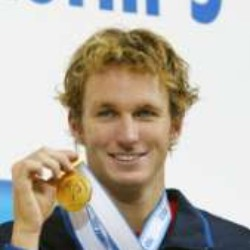
#> input picture dataset/Aaron_Peirsol_0001.jpg, 250 x 250 px; its folder holds only this picture in this run
$ python main.py
#> lines starting #> are read from the running program, lines starting #| are printed output that depends on the picture
### utils.py
import cv2 as cv
import numpy as np
from enum import Enum
import os


class PixelationLevel(Enum):
    Hard = 10
    Medium = 17
    Light = 25


class BlurLevel(Enum):
    Hard = (23, 25)
    Medium = (13, 15)
    Light = (9, 10)


def crop_face(img, face_rect, size):
    '''
    face_rect = (x, y, w, h)
    size = int
    size represents the height and width of the cropped photo
    will be centered around face_rect
    '''
    x, y, w, h = face_rect
    # [7 lines of commented-out code are left out]
    center_x = (x + x + w) // 2
    center_y = (y + y + h) // 2
    x = center_x - (size//2)
    y = center_y - (size//2)
    if x < 0:
        x = 0
    if y < 0:
        y = 0
    if x+size > 250:
        diff = x+size - 250
        x = x - diff
    if y+size > 250:
        diff = y+size - 250
        y = y - diff
    # [7 lines of commented-out code are left out]
    img = img.copy()
    crop = img[y:y+size, x:x+size]
    return crop


def create_folders(location):
    # print(location)
    folder = os.path.abspath(os.path.join(location, ".."))
    # print(folder)
    if os.path.exists(folder) == False:
        os.makedirs(folder)


def resize_and_save(file_name, size):
    '''
    save cropped images into a new folder inside of dataset

    must run via cmd prompt or terminal (not in jupyter)

    creates necessary folders
    won't save images unless folders exist
    '''
    img = cv.imread(file_name)
    # print("\nfile_name", file_name)

    face_rect = None

    try:
        face_rect = detect_face_rect(img)
    except:
        print("detect_face_rect error on file:", file_name)
        return

    # print("Face_rect:", face_rect)

    # crop photo and center acround face
    crop_img = crop_face(img, face_rect, size)

    # [8 lines of commented-out code are left out]
    save_folder = os.path.abspath(
        os.path.join(os.getcwd(), str(size)))
    # print("save path", save_folder)

    cropped_location = os.path.join(
        save_folder, file_name)
    # print("cropped_location:", cropped_location)

    # create folders for saving files
    create_folders(cropped_location)

    # save as JPG
    cv.imwrite(cropped_location, crop_img, [cv.IMWRITE_JPEG_QUALITY, 100])


def preprocess_and_save(file_name, blur_level=None, pixel_level=None, size=None):
    '''
    if size is specificed then crop around face of that size
    if no size is specificed don't crop and simpliy obfurcate sub-section

    must run via cmd prompt or terminal (not in jupyter)

    creates necessary folders
    won't save images unless folders exist
    '''
    assert blur_level is not None
    assert pixel_level is not None

    assert isinstance(pixel_level, PixelationLevel)
    assert isinstance(blur_level, BlurLevel)

    # assert pixel_level.name == PixelationLevel.name

    img = cv.imread(file_name)
    # print("\nfile_name", file_name)

    face_rect = None

    try:
        face_rect = detect_face_rect(img)
    except:
        print("detect_face_rect error on file:", file_name)
        return

    if type(size) == int:
        # crop photo and center acround face
        crop_img = crop_face(img, face_rect, size)

        # [8 lines of commented-out code are left out]
        blurred = blur_image(crop_img, (0, 0, size, size), blur_level)
        pixelated = pixelate(crop_img, (0, 0, size, size), pixel_level)

        # different save location folder for cropped images
        save_folder = os.path.abspath(os.path.join(os.getcwd(), "..", "processed", str(size)))

    else:
        # [8 lines of commented-out code are left out]
        blurred = blur_image(img, face_rect, blur_level)
        pixelated = pixelate(img, face_rect, pixel_level)

        # different save location folder for full sized images
        save_folder = os.path.abspath(
            os.path.join(os.getcwd(), "..", "processed", "250"))

    # [15 lines of commented-out code are left out]
    blurred_location = os.path.join(
        save_folder, f"{blur_level.name}_blur", file_name)

    pixelated_location = os.path.join(
        save_folder, f"{pixel_level.name}_pixelate", file_name)

    # create folders for saving files
    create_folders(blurred_location)
    create_folders(pixelated_location)

    # save as JPG
    # print(blurred_location)
    # print(pixelated_location)
    cv.imwrite(
        blurred_location, blurred, [cv.IMWRITE_JPEG_QUALITY, 100])
    cv.imwrite(pixelated_location, pixelated,
               [cv.IMWRITE_JPEG_QUALITY, 100])


def dataset_prep(dataset_location, levels, size=None):
    '''
    dataset_location = path to dataset folder
    levels = 000
    each int being a switch for a level of obfuscation
    000 no levels
    100 light
    110 light, medium
    111 all levels
    size = int
    which will represnt the size of the cropped image

    saves new pictures in a processed folder on the same level as dataset

    must run via cmd prompt or terminal (not in jupyter)
    '''
    os.chdir(dataset_location)
    # paths = os.listdir()
    # create a dir list of files exclusively
    # having folders in list will cause errors
    # paths = os.listdir()
    paths = [f for f in os.listdir() if os.path.isfile(f)]

    if size != None:
        # create a new folder of cropped unobfuscated images
        for path in paths:
            # print("path", path)
            resize_and_save(path, size)
#> in resize_and_save, img is the input picture: shape (250, 250, 3); mean B, G, R 165.9, 177.4, 184.9
#> in detect_face_rect, `gray = cv.cvtColor(in_img, cv.COLOR_RGB2GRAY)`:
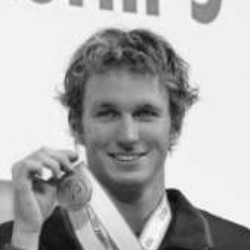
#> gray: shape (250, 250); min 8, max 254, mean 174.8
#> in detect_face_rect, `faces = cascades.detectMultiScale( gray, scaleFactor=scale_factor, min..`: faces = [[69, 68, 113, 113]]
#> in resize_and_save, `face_rect = detect_face_rect(img)`: face_rect = [69, 68, 113, 113]
#> in crop_face, `x, y, w, h = face_rect`: x = 69; y = 68; w = 113
#> in crop_face, `center_x = (x + x + w) // 2`: center_x = 125
#> in crop_face, `center_y = (y + y + h) // 2`: center_y = 124
#> in crop_face, `x = center_x - (size//2)`: x = 63
#> in crop_face, `y = center_y - (size//2)`: y = 62
#> in crop_face, `crop = img[y:y+size, x:x+size]`:
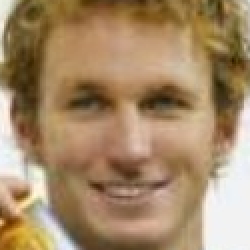
#> crop: shape (125, 125, 3) (shown 2 times larger); mean B, G, R 103.2, 136.9, 164.9

    if str(levels)[0] == "1":
        # create and save light obfuscated images
        for path in paths:
            # print("path", path)
            preprocess_and_save(path,
                                BlurLevel.Light, PixelationLevel.Light, size)
#> in preprocess_and_save, `face_rect = detect_face_rect(img)`: face_rect = [69, 68, 113, 113]
#> in blur_image, `blurred_image = cv.GaussianBlur( blurred_image[x1:x1 + w1, y1:y1 + h1]..`:
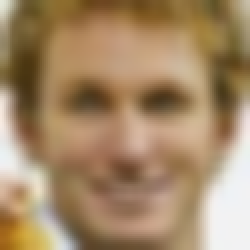
#> blurred_image: shape (125, 125, 3) (shown 2 times larger); mean B, G, R 103.1, 136.8, 164.8
#> after the loop in pixelate, `for i in range(1, len(y_steps)):`:
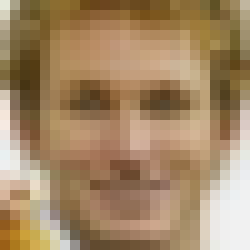
#> px_image: shape (125, 125, 3) (shown 2 times larger); mean B, G, R 102.1, 135.8, 163.9

    if str(levels)[1] == "1":
        # create and save medium obfuscated images
        for path in paths:
            # print("path", path)
            preprocess_and_save(path,
                                BlurLevel.Medium, PixelationLevel.Medium, size)
#> call 2 of pixelate, with face_rect = (0, 0, 125, 125)
#> after the loop in pixelate (call 2), `for i in range(1, len(y_steps)):`:
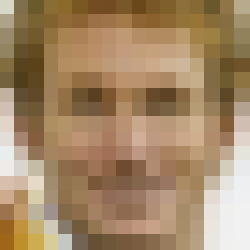
#> px_image: shape (125, 125, 3) (shown 2 times larger); mean B, G, R 102.3, 136, 164.1

    if str(levels)[2] == "1":
        # create and save hard obfuscated images
        for path in paths:
            # print("path", path)
            preprocess_and_save(path,
                                BlurLevel.Hard, PixelationLevel.Hard, size)
#> call 3 of blur_image, with face_rect = (0, 0, 125, 125)
#> in blur_image (call 3), `blurred_image = cv.GaussianBlur( blurred_image[x1:x1 + w1, y1:y1 + h1]..`:
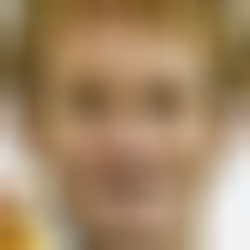
#> blurred_image: shape (125, 125, 3) (shown 2 times larger); mean B, G, R 102.9, 136.6, 164.7
#> call 3 of pixelate, with face_rect = (0, 0, 125, 125)
#> after the loop in pixelate (call 3), `for i in range(1, len(y_steps)):`:
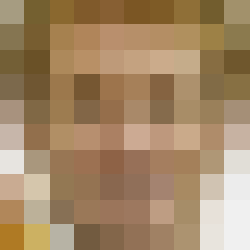
#> px_image: shape (125, 125, 3) (shown 2 times larger); mean B, G, R 102.3, 135.9, 164.1


def detect_face_rect(in_img, scale_factor=1.1, min_neighbors=3, min_size=(30, 30)):
    """
        Detects a face (only one) on an image from Faces in the Wild dataset
    :param in_img: an image
    :return: face region a rectangle as a tuple in the form {x, y, w, h)
    """
    in_img = in_img.copy()
    gray = cv.cvtColor(in_img, cv.COLOR_RGB2GRAY)
    cascades = cv.CascadeClassifier(
        f'{cv.data.haarcascades}haarcascade_frontalface_default.xml')
    faces = cascades.detectMultiScale(
        gray, scaleFactor=scale_factor, minNeighbors=min_neighbors, minSize=min_size)

    return faces[0]


def pixelate(image, face_rect, level):
    '''
    returns picture with a region pixelated
    face_rect = (x, y, w, h)
    '''
    assert isinstance(level, PixelationLevel)
    level = level.value

    px_image = image.copy()
    # divide the image region into NxN blocks
    x_steps = np.linspace(
        face_rect[0], face_rect[0] + face_rect[2], level + 1, dtype="int")
    y_steps = np.linspace(
        face_rect[1], face_rect[1] + face_rect[3], level + 1, dtype="int")
    # loop over the blocks in both the x and y direction
    for i in range(1, len(y_steps)):
        for j in range(1, len(x_steps)):
            # compute the starting and ending (x, y)-coordinates
            # for the current block
            start_x = x_steps[j - 1]
            start_y = y_steps[i - 1]
            end_x = x_steps[j]
            end_y = y_steps[i]
            # extract the ROI using NumPy array slicing, compute the
            # mean of the ROI, and then draw a rectangle with the
            # mean RGB values over the ROI in the original image
            roi = px_image[start_y:end_y, start_x:end_x]
            (B, G, R) = [int(x) for x in cv.mean(roi)[:3]]
            cv.rectangle(px_image, (start_x, start_y), (end_x, end_y),
                         (B, G, R), -1)
    # return the pixelated blurred px_image
    return px_image


def blur_image(image, face_rect, level):
    """
    returns an image with the face_rect blurred
    """
    assert isinstance(level, BlurLevel)

    pad, n = level.value
    x1, y1, w1, h1 = face_rect
    orig = image.copy()
    blurred_image = image.copy()
    blurred_image = cv.GaussianBlur(
        blurred_image[x1:x1 + w1, y1:y1 + h1], (pad, pad), n)
    orig[x1:x1 + w1, y1:y1 + h1] = blurred_image
    return orig


# [55 lines left out: functions get_face_sizes, get_face_size_stats, not called in this run]

### main.py
import utils as ut
import cv2 as cv
import numpy as np
import matplotlib.pyplot as plt
import os

location = os.path.join(os.getcwd(), "dataset")

# creates dataset of full sized images with sub-section obfurcated
# ut.dataset_prep(location, 111)

# creates dataset of images cropped around face that are entirely obfurcated
ut.dataset_prep(location, 111, 125)

$ run again, on dataset/Aaron_Peirsol_0002.jpg
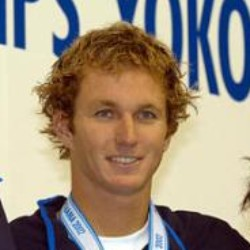
#> input picture dataset/Aaron_Peirsol_0002.jpg, 250 x 250 px
#> in resize_and_save, img is the input picture: shape (250, 250, 3); mean B, G, R 126, 142.9, 156.8
#> in detect_face_rect, `gray = cv.cvtColor(in_img, cv.COLOR_RGB2GRAY)`:
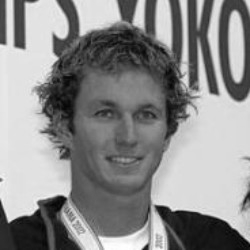
#> gray: shape (250, 250); min 2, max 255, mean 139.4
#> faces = [[71, 70, 111, 111]]
#> in resize_and_save, `face_rect = detect_face_rect(img)`: face_rect = [71, 70, 111, 111]
#> in crop_face, `x, y, w, h = face_rect`: x = 71; y = 70; w = 111
#> center_x = 126
#> center_y = 125
#> in crop_face, `x = center_x - (size//2)`: x = 64
#> in crop_face, `y = center_y - (size//2)`: y = 63
#> in preprocess_and_save, `face_rect = detect_face_rect(img)`: face_rect = [71, 70, 111, 111]
#> after the loop in pixelate (call 3), `for i in range(1, len(y_steps)):`:
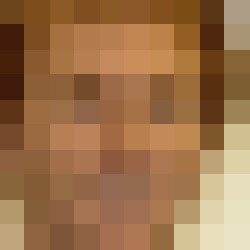
#> px_image: shape (125, 125, 3) (shown 2 times larger); mean B, G, R 73.8, 113.3, 156.1
